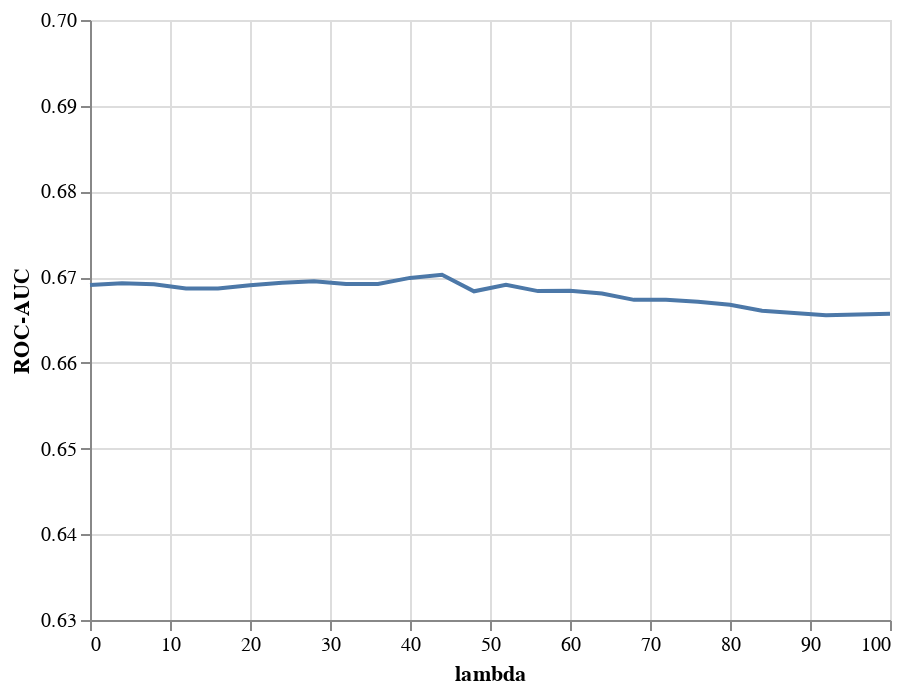

Notebook source saved alongside this figure:
### Code cell
plot_parameter_tuning(random_logistic_analysis.dev_set_analysis)

### Figure 1 — Vega-Lite specification as saved in the notebook (floating-point values rounded to 4 significant figures)
{"config": {"view": {"continuousWidth": 400, "continuousHeight": 300}}, "data": {"name": "data-7dafff9342810b751289a90cae337775"}, "mark": "line", "encoding": {"x": {"type": "quantitative", "field": "lambda"}, "y": {"type": "quantitative", "field": "ROC-AUC", "scale": {"domain": [0.63, 0.7]}}}, "$schema": "https://vega.github.io/schema/vega-lite/v4.8.1.json", "datasets": {"data-7dafff9342810b751289a90cae337775": [{"lambda": 0.0, "ROC-AUC": 0.6691}, {"lambda": 4.0, "ROC-AUC": 0.6693}, {"lambda": 8.0, "ROC-AUC": 0.6692}, {"lambda": 12.0, "ROC-AUC": 0.6687}, {"lambda": 16.0, "ROC-AUC": 0.6687}, {"lambda": 20.0, "ROC-AUC": 0.6691}, {"lambda": 24.0, "ROC-AUC": 0.6693}, {"lambda": 28.0, "ROC-AUC": 0.6695}, {"lambda": 32.0, "ROC-AUC": 0.6692}, {"lambda": 36.0, "ROC-AUC": 0.6692}, {"lambda": 40.0, "ROC-AUC": 0.6699}, {"lambda": 44.0, "ROC-AUC": 0.6703}, {"lambda": 48.0, "ROC-AUC": 0.6683}, {"lambda": 52.0, "ROC-AUC": 0.6691}, {"lambda": 56.0, "ROC-AUC": 0.6684}, {"lambda": 60.0, "ROC-AUC": 0.6684}, {"lambda": 64.0, "ROC-AUC": 0.6681}, {"lambda": 68.0, "ROC-AUC": 0.6674}, {"lambda": 72.0, "ROC-AUC": 0.6674}, {"lambda": 76.0, "ROC-AUC": 0.6671}, {"lambda": 80.0, "ROC-AUC": 0.6668}, {"lambda": 84.0, "ROC-AUC": 0.6661}, {"lambda": 88.0, "ROC-AUC": 0.6658}, {"lambda": 92.0, "ROC-AUC": 0.6656}, {"lambda": 96.0, "ROC-AUC": 0.6657}, {"lambda": 100.0, "ROC-AUC": 0.6657}]}}
